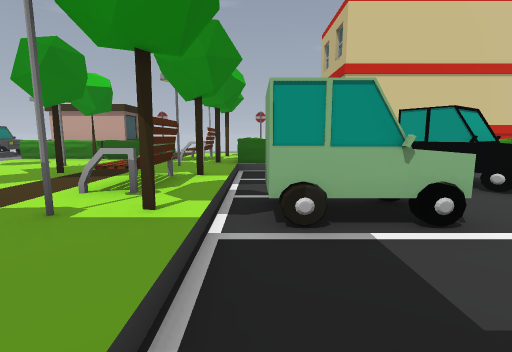
View 1 (above)

24 first-person views from a walk through a Godot game level. The camera is 1.2 m above the floor, tilts 8° down and sees 85° across. The floor is counted in squares, 1.2 m on a side. Each view is taken from the middle of a square. On the plan, view 1 faces up. The plan holds only what a view shows up to about 12 squares ahead; the rest is blank. The place goes on beyond the plan.

View 2
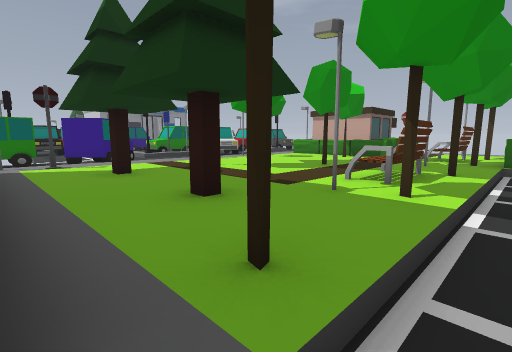

View 3
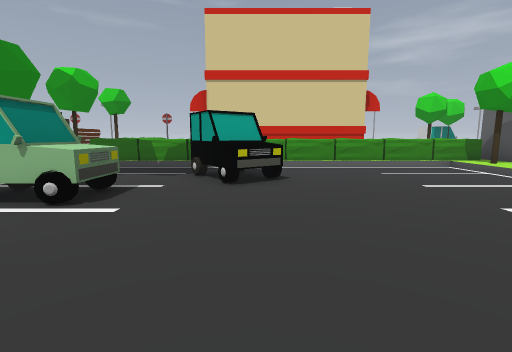

View 4
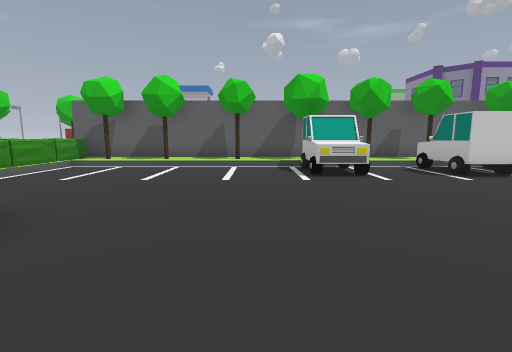

View 5
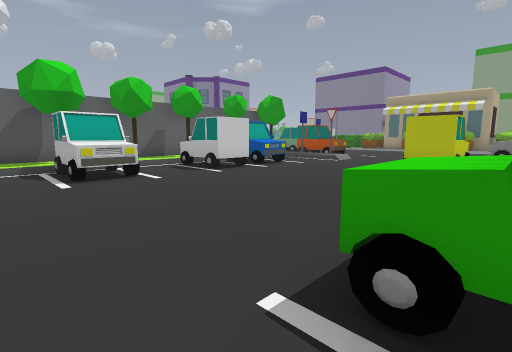

View 6
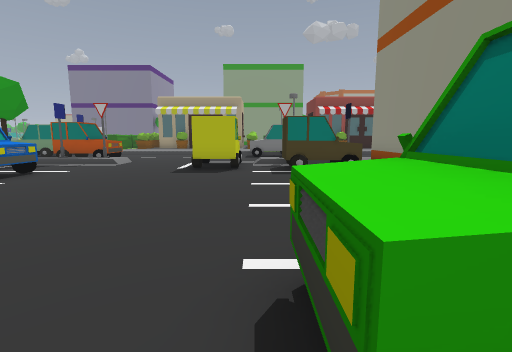

View 7
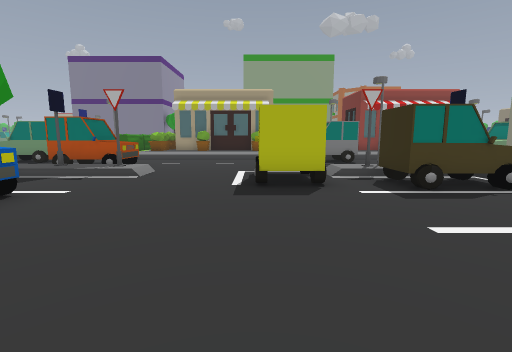

View 8
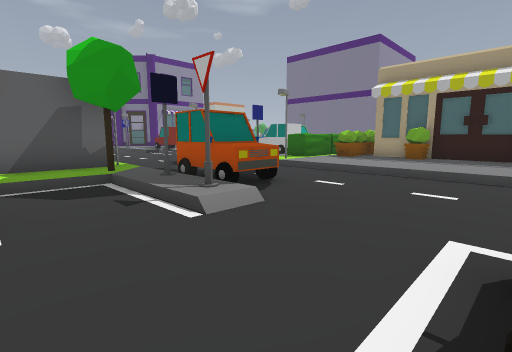

View 9
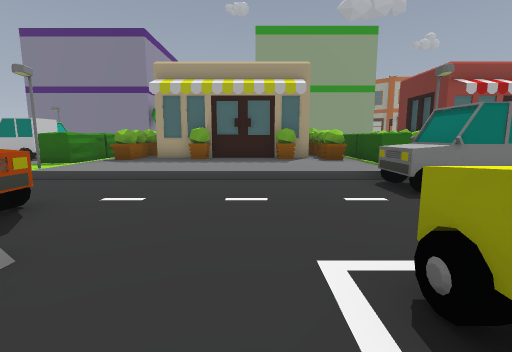

View 10
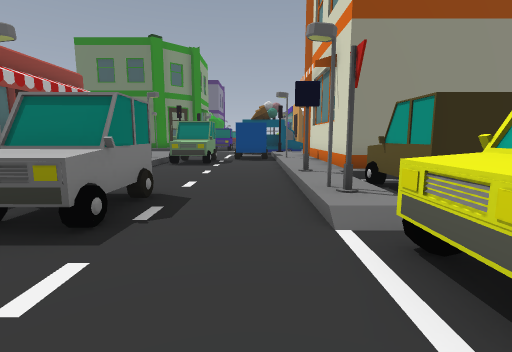

View 11
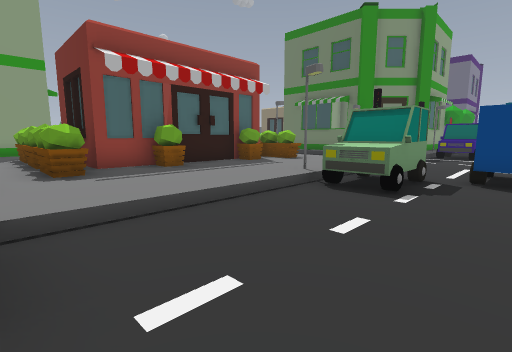

View 12
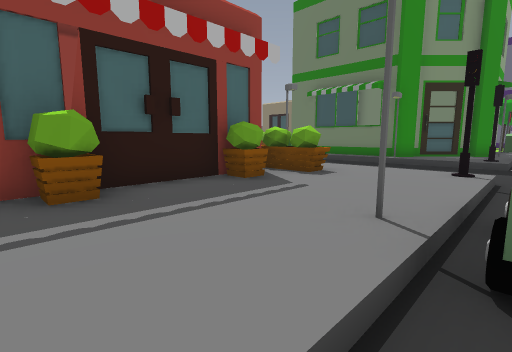

View 13
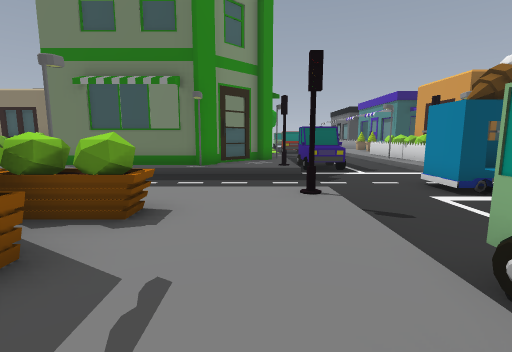

View 14
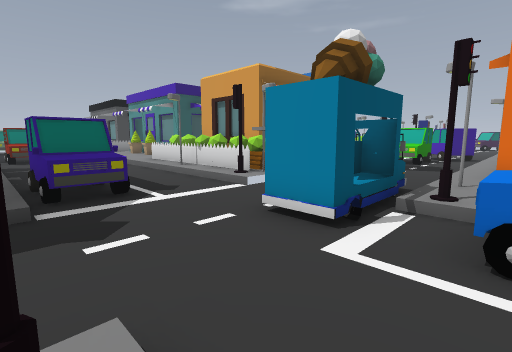

View 15
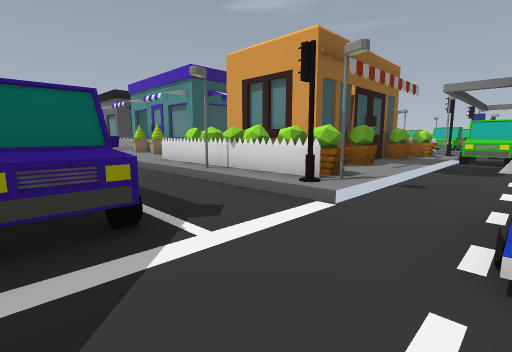

View 16
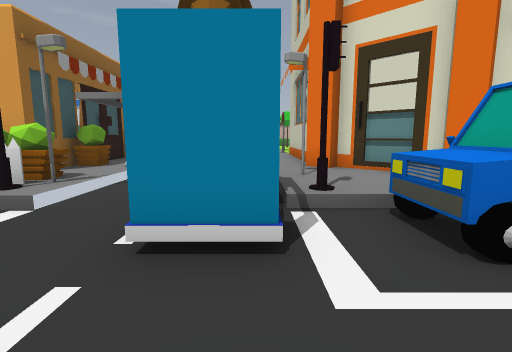

View 17
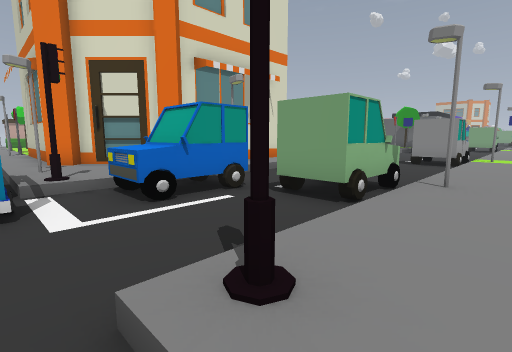

View 18
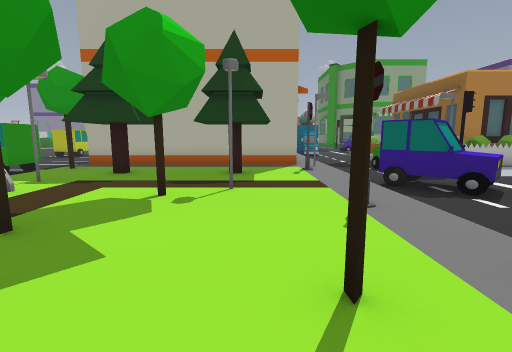

View 19
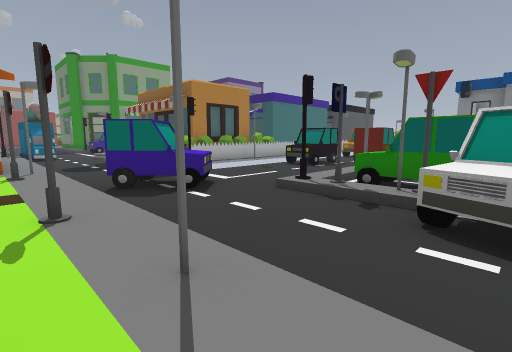

View 20
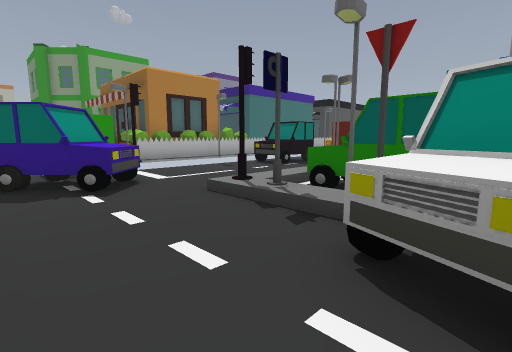

View 21
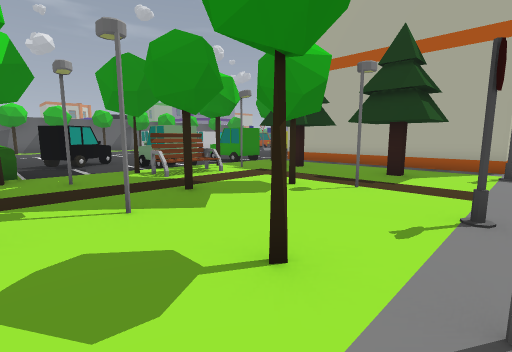

View 22
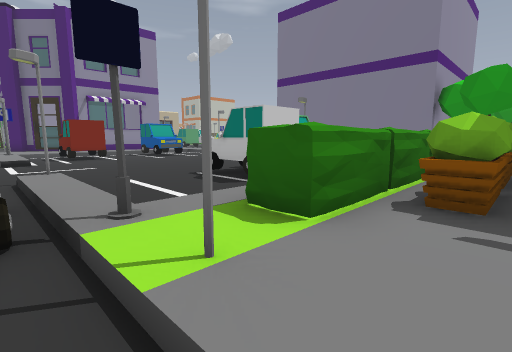

View 23
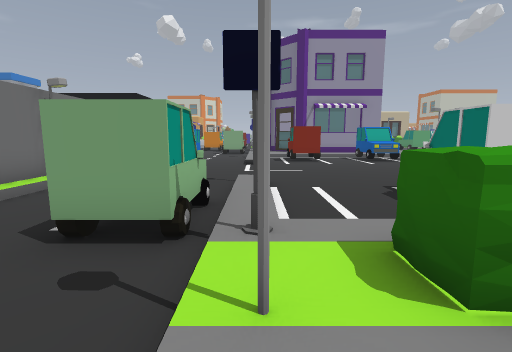

View 24
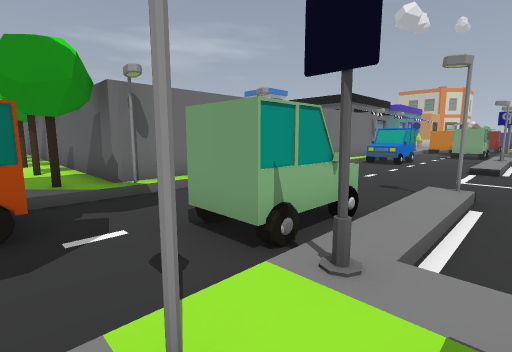

### Floor plan
Key: @ floor where view 1 was taken; # wall or solid block; x gap in a wall; . main floor; : floor 0.25 m higher than the main floor; / step, stairs or slope; = window, fence, low wall or low ledge; ^ raised ledge; H house; O other object.
Columns run from 17 left of view 1 to 26 right of it. Each row starts with its distance up from view 1.
  9     ##..::::x::##^^^^ ^^^^^^^^#
  8   ###O..:::::::::............:#
  7   ##/...#::::::::....#.......:#
  6   =/#...:::::#::#....##......:#
  5 #::#/...#::::::#:....#^......:#
  4 ........:::::::#:##^.........:#
  3 .....=#.:::::::#:##^.........:#
  2 .....##.::##:##::............:#
  1 ........::##:##::............:#
  0 #::###..:::::::::@##^.....=##x#
 -1 HHHH##..#########.##......##  #
 -2 HHH:/=..:#        ...........:#
 -3   HH/...:#        ........##x:#
 -4   H:/...:#         .......##^##
 -5   H:/...:#         ........#  #
 -6   H:/...:#      # ........=#  #
 -7   #:/...:##     #.##.........##
 -8 HHH:/...#:#######^##.##......:#
 -9 HHHH/.##:==#:::::////##..////##
-10 #////.######////#//#/==...#///#####
-11 ......##.^##..............^##......    ..
-12 .........^#................##...... .....=
-13   #=.......##^....##=.........##^..........
-14 .##=.......##^....##=.........##^...........
-15 #::#/...#::::::::::x:::::::::##:::#.....::::
-16 ##::/...:::::::::::^:::::::::^:............
-17  ##:/.. :::::::::::^:::::::::^:..........#
-18   ##/.. :^##::#::^:^^:#::#:^^^ ..........#
-19    #/..  ^#######^:^^#######^^  #^......
-20    #/.  ##      ##:^##     ##^  x^......

Where each view was taken, in squares from view 1:
view 1: 0 up, 0 right, facing up
view 2: 1 down, 0 right, facing up-left
view 3: 1 down, 5 right, facing up
view 4: 2 up, 2 right, facing right
view 5: 2 up, 2 right, facing down-right
view 6: 1 up, 3 right, facing down
view 7: 2 down, 5 right, facing down
view 8: 7 down, 5 right, facing down-right
view 9: 8 down, 6 right, facing down
view 10: 11 down, 6 right, facing left
view 11: 11 down, 1 right, facing down-left
view 12: 14 down, 2 left, facing down-left
view 13: 16 down, 4 left, facing left
view 14: 15 down, 8 left, facing up-left
view 15: 14 down, 11 left, facing up-left
view 16: 14 down, 10 left, facing up
view 17: 16 down, 10 left, facing up-right
view 18: 9 up, 7 left, facing down
view 19: 9 up, 8 left, facing down-left
view 20: 9 up, 10 left, facing down-left
view 21: 9 up, 9 left, facing down-right
view 22: 14 down, 10 right, facing down-right
view 23: 15 down, 10 right, facing right
view 24: 16 down, 11 right, facing up-right
